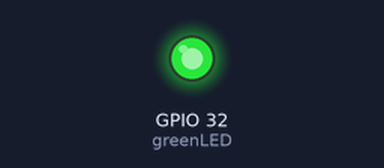
The sketch below on a simulated ESP32. On the bench: output pins drawn as LEDs (lit = HIGH).

Above: at 0.68 s.
At 38.7 s:
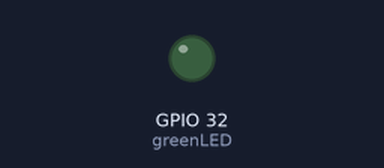
Timing chart, 0 to 40.0 s (numbered marks = the images above):
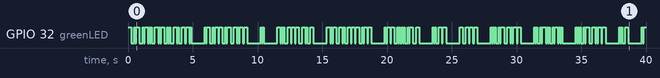

The sketch:

blink.ino
```cpp
// start paste here
int greenLED = 32;

// use Farnsworth timing!
const int WPM = 15; // words per minute

// milliseconds per word
const int MILLISECONDS_PER_WORD = 60000 / WPM;

// Use PARIS as the canonical word (it has 50 time units w/ dits and dahs)
const int DITS_PER_WORD = 50;

// milliseconds per dit
int DIT = MILLISECONDS_PER_WORD / DITS_PER_WORD;
int DAH = DIT * 3;

int INTRA_CHARACTER_DELAY = DIT;
int INTER_CHARACTER_DELAY = DIT * 3;
int INTER_WORD_DELAY = DIT * 7;

// see https://www.circuitbasics.com/how-to-control-leds-on-the-arduino/
void light(int pin, bool isOn, int duration)
{
  if (isOn)
  {
    digitalWrite(pin, HIGH);
  }
  else
  {
    digitalWrite(pin, LOW);
  }
  delay(duration);
}

int *createMorseLetter(const char *code)
{
  int len = strlen(code);
  int *array = (int *)malloc(len * sizeof(int) + sizeof(int)); // create an array of size + 1
  int *ptr = array;

  for (int i = 0; i < len; i++)
  {
    switch (code[i])
    {
    case '-':
      *ptr = DAH;
      break;
    case '.':
      *ptr = DIT;
      break;
    default:
      *ptr = INTER_WORD_DELAY;
      break;
    }

    ptr++;
  }

  *ptr = 0;

  return array;
}

// don't forget to call free() on the variable that this returns!
const char *getMorseCode(char letter)
{
  int *array = NULL;

  letter = tolower(letter);
  switch (letter)
  {
  case ' ':
    return " ";
  case 'a':
    return ".-";
  case 'b':
    return "-...";
  case 'c':
    return "-.-.";
  case 'd':
    return "-..";
  case 'e':
    return ".";
  case 'f':
    return "..-.";
  case 'g':
    return "--.";
  case 'h':
    return "....";
  case 'i':
    return "..";
  case 'j':
    return ".---";
  case 'k':
    return "-.-";
  case 'l':
    return ".-..";
  case 'm':
    return "--";
  case 'n':
    return "-.";
  case 'o':
    return "---";
  case 'p':
    return ".--.";
  case 'q':
    return "--.-";
  case 'r':
    return ".-.";
  case 's':
    return "...";
  case 't':
    return "-";
  case 'u':
    return "..-";
  case 'v':
    return "...-";
  case 'w':
    return ".--";
  case 'x':
    return "-..-";
  case 'y':
    return "-.--";
  case 'z':
    return "--..";
  case '1':
    return ".----";
  case '2':
    return "..---";
  case '3':
    return "...--";
  case '4':
    return "....-";
  case '5':
    return ".....";
  case '6':
    return "-....";
  case '7':
    return "--...";
  case '8':
    return "---..";
  case '9':
    return "----.";
  case '0':
    return "-----";
  default:
    return " ";
  }
}

void sendMorseCode(int pin, const char *text)
{
  int textLength = strlen(text);
  for (int iText = 0; iText < textLength; iText++)
  {
    const char *code = getMorseCode(text[iText]);
    int codeLength = strlen(code);

    for (int iCode = 0; iCode < codeLength; iCode++)
    {
      // light up the LED for either a . or a -based on whatever the code says
      char c = code[iCode];

      switch (c)
      {
      case ' ':
        light(pin, false, INTER_WORD_DELAY);
        break;

      case '-':
        light(pin, true, DAH);
        if (iCode < codeLength - 1)
          light(pin, false, INTRA_CHARACTER_DELAY);
        break;

      case '.':
        light(pin, true, DIT);
        if (iCode < codeLength - 1)
          light(pin, false, INTRA_CHARACTER_DELAY);
        break;
      }
    }

    if (iText < textLength - 1)
    {
      // if we're not on the last letter of the text, keep the light off a little longer (the inter-letter delay)
      light(pin, false, INTER_CHARACTER_DELAY);
    }
  }
  light(pin, false, 0);
}

void setup()
{
  pinMode(greenLED, OUTPUT);
}

void loop()
{
  // write the code to call light(pin, isOn, duration) for what we want -{zach was here}
  // for example: light(greenLED, true, 500); to turn the light on for 500ms

  // SOS = short short short, long long long, short short short, pause for one second
  sendMorseCode(greenLED, "Talking away I dont know what Im to say Ill say it anyway Today is another day to find you Saying away Ill be coming for your love OK Take on me take on me Take me on take on me Ill be gone In a day or two So needless to say Of odds and ends But Ill be stumbling away Slowly learning that life is 1O Say after me Its no better to be safe than sorry Take on me take on me Take me on take on me Ill be gone In a day or two oh things that you say Yeah Is it life or just to lay my worries away Youre all the things Ive got to remember Youre shying away Ill be coming for you anyway Take on me take on me Take me on take on me Ill be gone In a day Take on me take on me Take me on take on me Ill be gone In a day Take on me take on me Take me on take on me");

  //sendMorseCode(greenLED, "SOS  ");
  delay(10 * 1000); // delay 10 seconds

  // light(greenLED, true, 100);
  // light(greenLED, false, 500);
  // light(greenLED, true, 300);
  // light(greenLED, false, 500);
  // light(greenLED, true, 100);
  // light(greenLED, false, 500);
}
```
